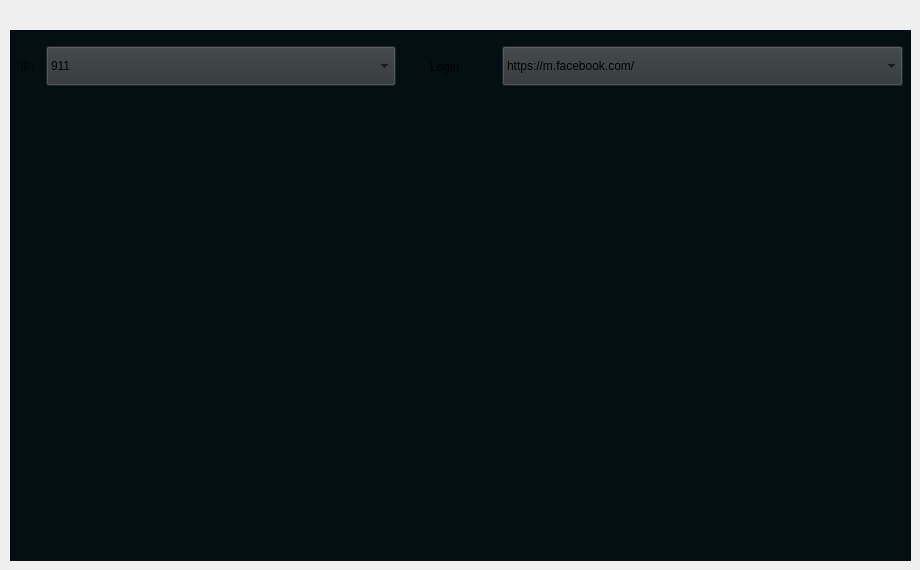
                  <widget class="QWidget" name="page_config">
                   <widget class="QFrame" name="frame_7">
                    <property name="geometry">
                     <rect>
                      <x>10</x>
                      <y>30</y>
                      <width>901</width>
                      <height>531</height>
                     </rect>
                    </property>
                    <property name="styleSheet">
                     <string notr="true">background-color: rgb(4, 15, 19);</string>
                    </property>
                    <property name="frameShape">
                     <enum>QFrame::StyledPanel</enum>
                    </property>
                    <property name="frameShadow">
                     <enum>QFrame::Raised</enum>
                    </property>
                    <widget class="QComboBox" name="comboBox_20">
                     <property name="geometry">
                      <rect>
                       <x>492</x>
                       <y>16</y>
                       <width>401</width>
                       <height>40</height>
                      </rect>
                     </property>
                     <property name="minimumSize">
                      <size>
                       <width>0</width>
                       <height>40</height>
                      </size>
                     </property>
                     <property name="maximumSize">
                      <size>
                       <width>16777215</width>
                       <height>40</height>
                      </size>
                     </property>
                     <property name="styleSheet">
                      <string notr="true">background-color: rgb(46, 52, 54);</string>
                     </property>
                     <item>
                      <property name="text">
                       <string>https://m.facebook.com/</string>
                      </property>
                     </item>
                     <item>
                      <property name="text">
                       <string>https://mbasic.facebook.com/</string>
                      </property>
                     </item>
                     <item>
                      <property name="text">
                       <string>https://www.facebook.com/</string>
                      </property>
                     </item>
                    </widget>
                    <widget class="QLabel" name="label_24">
                     <property name="geometry">
                      <rect>
                       <x>420</x>
                       <y>10</y>
                       <width>50</width>
                       <height>53</height>
                      </rect>
                     </property>
                     <property name="minimumSize">
                      <size>
                       <width>40</width>
                       <height>0</height>
                      </size>
                     </property>
                     <property name="maximumSize">
                      <size>
                       <width>50</width>
                       <height>16777215</height>
                      </size>
                     </property>
                     <property name="text">
                      <string>Login</string>
                     </property>
                    </widget>
                    <widget class="QComboBox" name="comboBox_19">
                     <property name="geometry">
                      <rect>
                       <x>36</x>
                       <y>16</y>
                       <width>350</width>
                       <height>40</height>
                      </rect>
                     </property>
                     <property name="minimumSize">
                      <size>
                       <width>350</width>
                       <height>40</height>
                      </size>
                     </property>
                     <property name="maximumSize">
                      <size>
                       <width>350</width>
                       <height>40</height>
                      </size>
                     </property>
                     <property name="styleSheet">
                      <string notr="true">background-color: rgb(46, 52, 54);</string>
                     </property>
                     <item>
                      <property name="text">
                       <string>911</string>
                      </property>
                     </item>
                     <item>
                      <property name="text">
                       <string>Http</string>
                      </property>
                     </item>
                     <item>
                      <property name="text">
                       <string>Sock4</string>
                      </property>
                     </item>
                     <item>
                      <property name="text">
                       <string>Sock5</string>
                      </property>
                     </item>
                     <item>
                      <property name="text">
                       <string>None</string>
                      </property>
                     </item>
                     <item>
                      <property name="text">
                       <string>Proxy-Tinsoft</string>
                      </property>
                     </item>
                     <item>
                      <property name="text">
                       <string>Proxy-Tm</string>
                      </property>
                     </item>
                     <item>
                      <property name="text">
                       <string>Proxy-Minproxy</string>
                      </property>
                     </item>
                     <item>
                      <property name="text">
                       <string>Dcom</string>
                      </property>
                     </item>
                     <item>
                      <property name="text">
                       <string>Proxy-Shoplike</string>
                      </property>
                     </item>
                    </widget>
                    <widget class="QLabel" name="label_23">
                     <property name="geometry">
                      <rect>
                       <x>10</x>
                       <y>10</y>
                       <width>20</width>
                       <height>53</height>
                      </rect>
                     </property>
                     <property name="minimumSize">
                      <size>
                       <width>20</width>
                       <height>0</height>
                      </size>
                     </property>
                     <property name="maximumSize">
                      <size>
                       <width>20</width>
                       <height>16777215</height>
                      </size>
                     </property>
                     <property name="text">
                      <string>IP:</string>
                     </property>
                    </widget>
                   </widget>
                  </widget>
